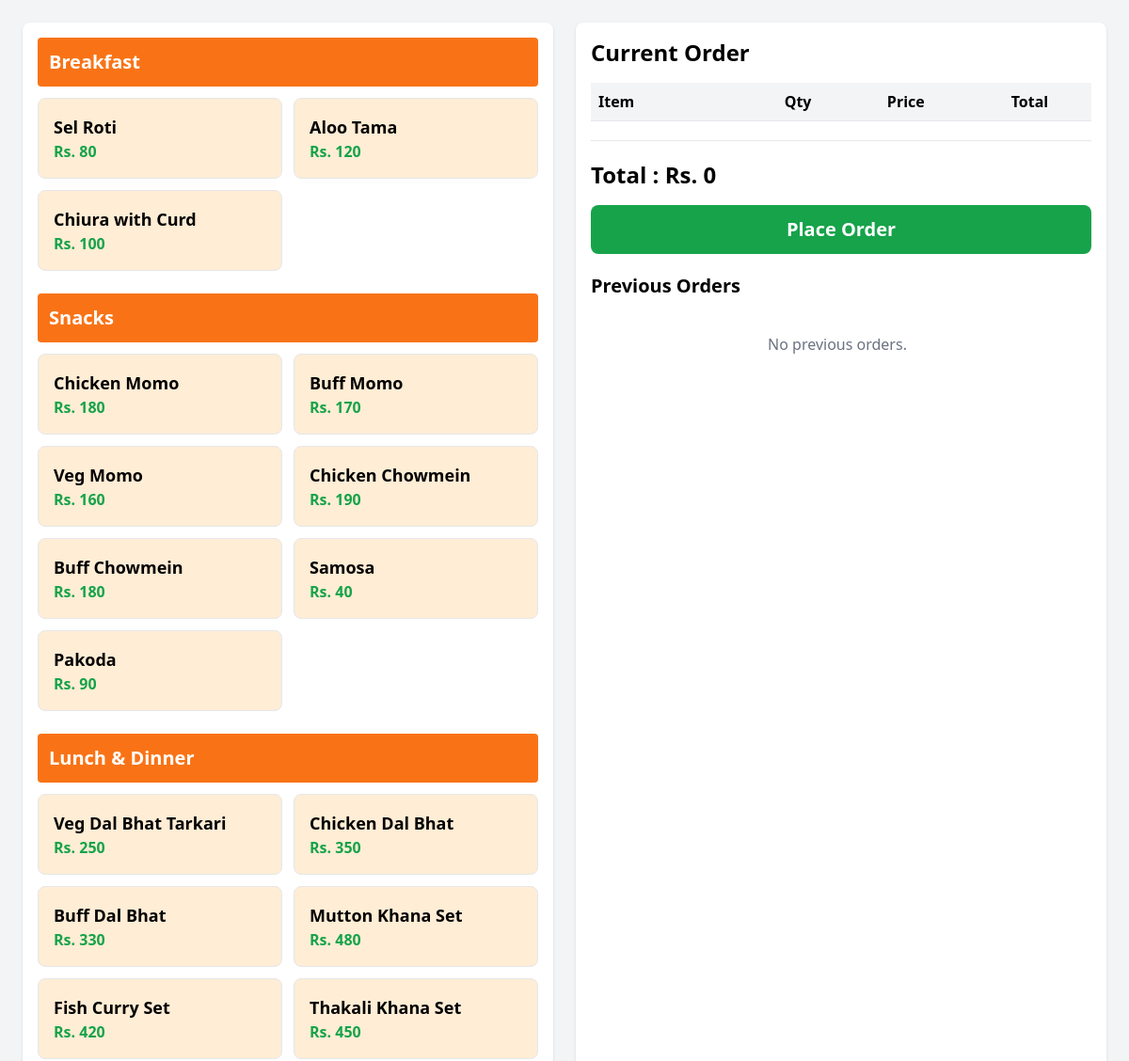
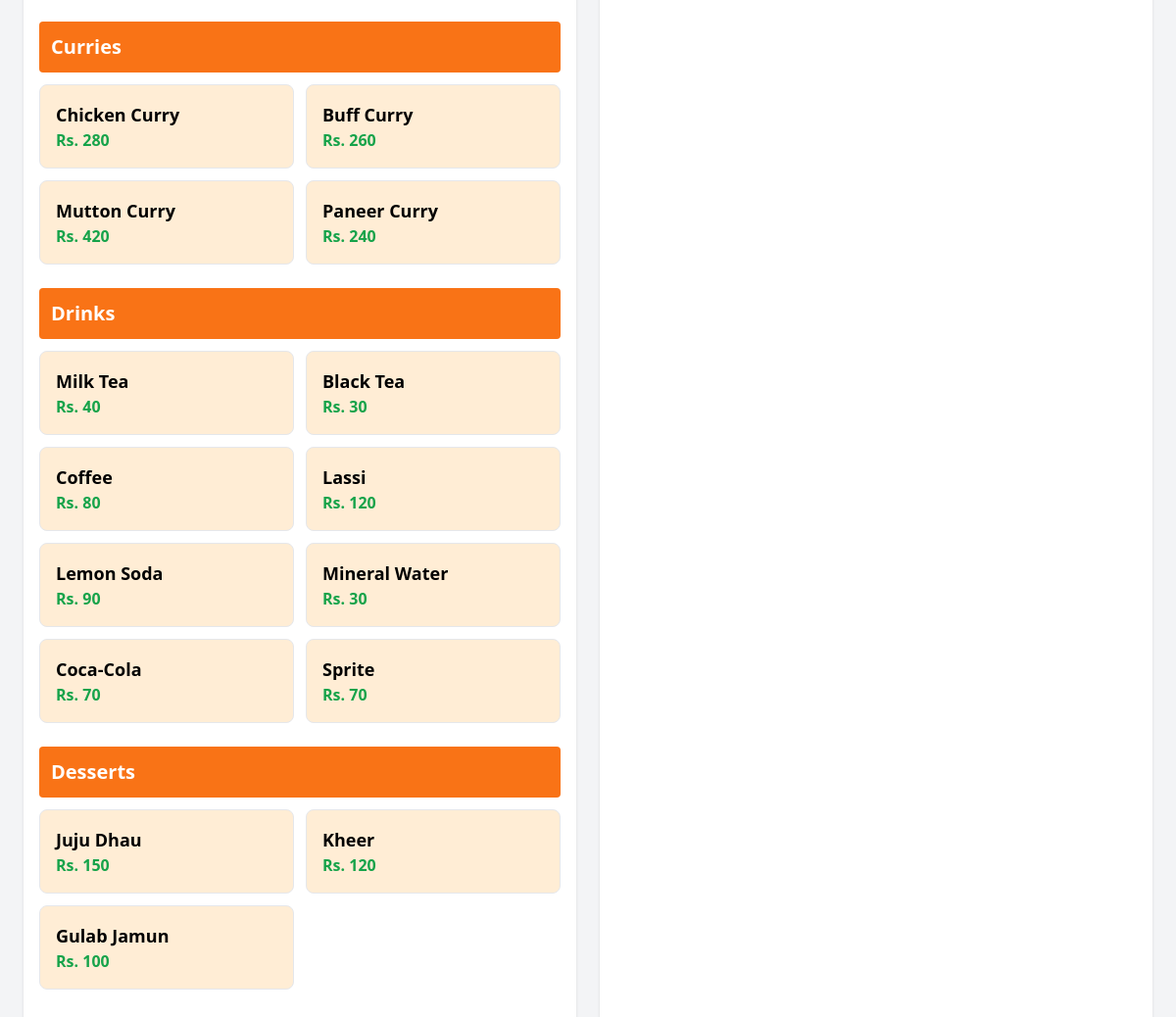
Page /orders/menu/5/ (signed in) on the committed database (2 pictures, top to bottom).
### orders/models.py (models this page shows, shortened)
class Category(models.Model):
    name = models.CharField(max_length=150)
    def __str__(self):
        return self.name

class MenuItem(models.Model):
    class PRIORITY_CHOICES(models.TextChoices):
        HIGH = "3", "High"
        MEDIUM = "2", "Medium"
        LOW = "1", "Low"
    category = models.ForeignKey(
        Category,
        on_delete=models.CASCADE,
        related_name="items"
    )
    name = models.CharField(max_length=200)
    price = models.PositiveIntegerField()
    description = models.TextField(
        null=True,
        blank=True
    )
    default_priority = models.CharField(
        max_length=2,
        choices=PRIORITY_CHOICES,
        default=PRIORITY_CHOICES.MEDIUM
    )
    est_time = models.PositiveIntegerField(
    help_text="Estimated preparation time in minutes",
    null=True,
    blank=True
)
    station = models.ForeignKey(
    "KitchenStation",
    on_delete=models.SET_NULL,
    null=True,
    blank=True,
    related_name="menu_items"
)

### orders/views.py (the view, shortened to what this page needs)
# urls.py: path("menu/<int:table_id>/", views.menu_views, name="menu_view_url"),
@role_required([User.Role.WAITER])
def menu_views(request, table_id):
    categories = Category.objects.all()
    orders = Order.objects.filter(table_id=table_id
                                  ).exclude(status=Order.ORDER_STATUS.BILLED
                                            ).order_by("-created_at")
    return render(
        request,
        "orders/menu.html",
        {
            "categories": categories,
            "table_id": table_id,
            "orders":orders
        }
    )

### orders/templates/orders/menu.html (shortened to what this page needs)
{% load humanize%}
<!doctype html>
<html lang="en">
  <head>
    <script src="https://cdn.tailwindcss.com"></script>
  </head>
  <body class="bg-gray-100">
    <div class="grid grid-cols-2 gap-6 p-6 h-screen">
      <div
        id="menu-items"
        class="bg-white rounded-lg shadow p-4 overflow-y-auto"
      >
        {% for category in categories %}
        <h2 class="text-xl font-bold bg-orange-500 text-white p-3 rounded mb-3">
          {{ category }}
        </h2>
        <div class="grid grid-cols-2 gap-3 mb-6">
          {% for item in category.items.all %}
          <button
            type="button"
            class="bg-orange-100 hover:bg-orange-200 border rounded-lg p-4 text-left"
            data-item-id="{{ item.id }}"
            data-item-name="{{ item.name }}"
            data-item-price="{{ item.price }}"
          >
            <p class="font-bold text-lg">{{ item.name }}</p>
            <p class="text-green-600 font-semibold">Rs. {{ item.price }}</p>
          </button>
          {% endfor %}
        </div>
        {% endfor %}
      </div>
      <div class="bg-white rounded-lg shadow p-4 flex flex-col">
        <h2 class="text-2xl font-bold mb-4">Current Order</h2>
        <form method="POST" action="">
          <div class="flex-1 overflow-y-auto">
            <table class="w-full">
              <thead class="border-b bg-gray-100">
                <tr>
                  <th class="text-left p-2">Item</th>
                  <th class="text-center">Qty</th>
                  <th class="text-center">Price</th>
                  <th class="text-center">Total</th>
                </tr>
              </thead>
            </table>
          </div>
          <div class="border-t mt-5 pt-5">
            <div class="text-2xl font-bold mb-4">
              Total :
              <span id="total-price"> Rs. 0 </span>
            </div>
            <button
              type="submit"
              class="w-full bg-green-600 hover:bg-green-700 text-white py-3 rounded-lg text-xl font-bold"
            >
              Place Order
            </button>
          </div>
        </form>
<h2 class="text-xl font-bold mt-5 mb-3">Previous Orders</h2>
<div class="max-h-80 overflow-y-auto pr-2 space-y-4">
    {% for order in orders %}
    <div class="border rounded-lg shadow-sm bg-white p-4">
        <div class="flex justify-between items-center mb-3">
            <div>
                <p class="font-semibold text-gray-800">
        {{ order.table.name }}
    </p>
                <p class="text-sm text-gray-500">
                    {{ order.created_at|timesince }} ago
                </p>
            </div>
            <span class="px-3 py-1 rounded-full bg-yellow-100 text-yellow-700 text-sm font-semibold">
                {{ order.get_status_display }}
            </span>
        </div>
        <table class="w-full text-sm">
            <thead class="bg-gray-100 sticky top-0">
                <tr>
                    <th class="text-left p-2">Item</th>
                    <th class="text-center p-2">Qty</th>
                    <th class="text-center p-2">Price</th>
                    <th class="text-center p-2">Total</th>
                </tr>
            </thead>
            <tbody>
                {% for item in order.order_items.all %}
                <tr class="border-b">
                    <td class="p-2">{{ item.menu_item.name }}</td>
                    <td class="text-center">{{ item.quantity }}</td>
                    <td class="text-center">Rs. {{ item.price }}</td>
                    <td class="text-center">
                        Rs. {% widthratio item.price 1 item.quantity %}
                    </td>
                </tr>
                {% endfor %}
            </tbody>
        </table>
    </div>
    {% empty %}
    <div class="text-center text-gray-500 py-6">
        No previous orders.
    </div>
    {% endfor %}
</div>
    </div>
  </body>
</html>

### rows in the picture
Category: name "Breakfast"
MenuItem: name "Sel Roti", price "80"
MenuItem: name "Aloo Tama", price "120"
MenuItem: name "Chiura with Curd", price "100"
Category: name "Snacks"
MenuItem: name "Chicken Momo", price "180"
MenuItem: name "Buff Momo", price "170"
MenuItem: name "Veg Momo", price "160"
MenuItem: name "Chicken Chowmein", price "190"
MenuItem: name "Buff Chowmein", price "180"
MenuItem: name "Samosa", price "40"
MenuItem: name "Pakoda", price "90"
Category: name "Lunch & Dinner"
MenuItem: name "Veg Dal Bhat Tarkari", price "250"
MenuItem: name "Chicken Dal Bhat", price "350"
MenuItem: name "Buff Dal Bhat", price "330"
MenuItem: name "Mutton Khana Set", price "480"
MenuItem: name "Fish Curry Set", price "420"
MenuItem: name "Thakali Khana Set", price "450"
Category: name "Curries"
MenuItem: name "Chicken Curry", price "280"
MenuItem: name "Buff Curry", price "260"
MenuItem: name "Mutton Curry", price "420"
MenuItem: name "Paneer Curry", price "240"
Category: name "Drinks"
MenuItem: name "Milk Tea", price "40"
MenuItem: name "Black Tea", price "30"
MenuItem: name "Coffee", price "80"
MenuItem: name "Lassi", price "120"
MenuItem: name "Lemon Soda", price "90"
MenuItem: name "Mineral Water", price "30"
MenuItem: name "Coca-Cola", price "70"
MenuItem: name "Sprite", price "70"
Category: name "Desserts"
MenuItem: name "Juju Dhau", price "150"
MenuItem: name "Kheer", price "120"
MenuItem: name "Gulab Jamun", price "100"
